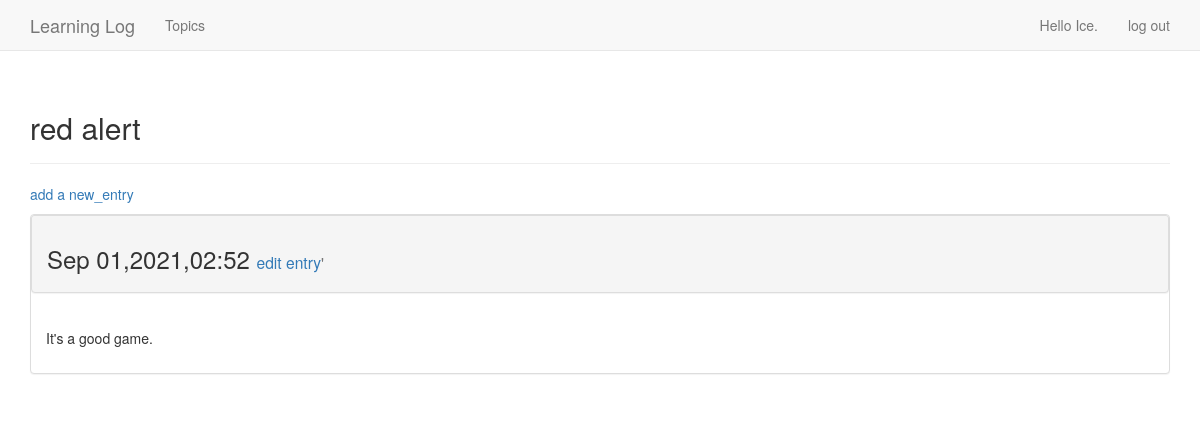
The page /topics/3/ (signed in) on the database its author committed.
### learning_logs/models.py (models this page shows, shortened)
class Topic(models.Model):
    text=models.CharField(max_length=200)
    date_added=models.DateTimeField(auto_now_add=True)
    owner=models.ForeignKey(User,on_delete=models.CASCADE)
    def __str__(self):
        return self.text

class Entry(models.Model):
    topic=models.ForeignKey(Topic,on_delete=models.CASCADE)
    text=models.TextField()
    data_added=models.DateTimeField(auto_now_add=True)
    class Meta:
        verbose_name_plural='entries'

### learning_logs/views.py (the view)
# urls.py: url(r'^topics/(?P<topic_id>\d+)/$',views.topic,name='topic'),
@login_required
def topic(request,topic_id):
    topic=get_object_or_404(Topic,id=topic_id)
    if topic.owner != request.user:
        raise Http404
    entries=topic.entry_set.order_by('id')#特殊的，用id 代替date_added 否则会参数错误
    context={'topic':topic,'entries':entries}#主题和条目的字典
    return render(request,'learning_logs/topic.html',context)

### learning_logs/templates/learning_logs/topic.html
{% extends "learning_logs/base.html" %}
{% block header %}
  <h2>{{topic}}</h2>
{% endblock header %}
{% block content %}
<p>
  <a href="{% url 'learning_logs:new_entry' topic.id %}">add  a new_entry</a>
</p>
{% for entry in entries %}
  <div class='panel panel-default'>
    <div class='panel panel-heading'>
      <h3>
        {{ entry.data_added|date:'M d,Y,H:i'}}
        <small>
          <a href='{% url "learning_logs:edit_entry" entry.id %}'>edit entry</a>'
        </small>
      </h3>
    </div>
    <div class='panel-body'>
      {{entry.text|linebreaks}}
    </div>
  </div>
{% empty %}
  There are no entries for this topic yet.
{% endfor %}
{% endblock content %}

### learning_logs/templates/learning_logs/base.html (shortened to what this page needs)
{% load bootstrap3 %}
<!DOCTYPE html>
<html lang='en'>
  <head>
    {% bootstrap_css %}
  </head>
  <body>
    <nav class='navbar navbar-default navbar-static-top'>
      <div class='container'>
        <div class='navbar-header'>
          <a class='navbar-brand' href='{% url "learning_logs:index" %}'>
            Learning Log
          </a>
        </div>
        <div id='navbar' class='navbar-collapse collapse'>
          <ul class='nav navbar-nav'>
            <li><a href='{% url "learning_logs:topics" %}'>Topics</a></li>
          </ul>
          <ul class='nav navbar-nav navbar-right'>
            {% if user.is_authenticated %}
              <li><a>Hello {{user.username}}.</a></li>
              <li><a href="{% url 'users:logout' %}">log out</a></li>
            {% else %}
              <li><a href='{% url "users:login" %}'>login in</a></li>
              <li><a href="{% url 'users:register' %}">register</a></li>
            {% endif %}
          </ul>
        </div>
      </div>
    </nav>
    <div class='container'>
      <div class='page-header'>
        {% block header %}{% endblock header %}
      </div>
      <div>
        {% block content %}{% endblock content %}
      </div>
    </div>
  </body>
</html>

### rows shown on the page
Topic: text "red alert"
Entry: data_added "Sep 01,2021,02:52", text "It's a good game."

### other values the page prints
{{ user.username }} "Ice"
